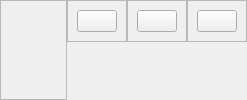
        <widget class="QWidget" name="ProgramPanelContainer" native="true">
         <layout class="QHBoxLayout" name="horizontalLayout_4">
          <property name="spacing">
           <number>0</number>
          </property>
          <property name="leftMargin">
           <number>0</number>
          </property>
          <property name="topMargin">
           <number>0</number>
          </property>
          <property name="rightMargin">
           <number>0</number>
          </property>
          <property name="bottomMargin">
           <number>0</number>
          </property>
          <item>
           <widget class="QFrame" name="Logo">
            <property name="frameShape">
             <enum>QFrame::StyledPanel</enum>
            </property>
            <property name="frameShadow">
             <enum>QFrame::Raised</enum>
            </property>
            <layout class="QHBoxLayout" name="horizontalLayout_5">
             <item>
              <widget class="QLabel" name="LogoLabel">
               <property name="text">
                <string/>
               </property>
               <property name="pixmap">
                <pixmap resource="AppIcons.qrc">:/FeatherIcons/feather/home.svg</pixmap>
               </property>
              </widget>
             </item>
             <item>
              <spacer name="horizontalSpacer">
               <property name="orientation">
                <enum>Qt::Horizontal</enum>
               </property>
               <property name="sizeHint" stdset="0">
                <size>
                 <width>40</width>
                 <height>20</height>
                </size>
               </property>
              </spacer>
             </item>
            </layout>
           </widget>
          </item>
          <item alignment="Qt::AlignHCenter|Qt::AlignTop">
           <widget class="QFrame" name="MinimizeContainer">
            <property name="frameShape">
             <enum>QFrame::StyledPanel</enum>
            </property>
            <property name="frameShadow">
             <enum>QFrame::Raised</enum>
            </property>
            <layout class="QHBoxLayout" name="horizontalLayout_2">
             <item alignment="Qt::AlignVCenter">
              <widget class="QPushButton" name="Minimize">
               <property name="text">
                <string/>
               </property>
               <property name="icon">
                <iconset resource="AppIcons.qrc">
                 <normaloff>:/FeatherIcons/feather/minus.svg</normaloff>:/FeatherIcons/feather/minus.svg</iconset>
               </property>
               <property name="iconSize">
                <size>
                 <width>24</width>
                 <height>24</height>
                </size>
               </property>
              </widget>
             </item>
            </layout>
           </widget>
          </item>
          <item alignment="Qt::AlignHCenter|Qt::AlignTop">
           <widget class="QFrame" name="ResizeContainer">
            <property name="frameShape">
             <enum>QFrame::StyledPanel</enum>
            </property>
            <property name="frameShadow">
             <enum>QFrame::Raised</enum>
            </property>
            <layout class="QHBoxLayout" name="horizontalLayout_3">
             <item>
              <widget class="QPushButton" name="Resize">
               <property name="text">
                <string/>
               </property>
               <property name="icon">
                <iconset resource="AppIcons.qrc">
                 <normaloff>:/FeatherIcons/feather/square.svg</normaloff>:/FeatherIcons/feather/square.svg</iconset>
               </property>
               <property name="iconSize">
                <size>
                 <width>24</width>
                 <height>24</height>
                </size>
               </property>
              </widget>
             </item>
            </layout>
           </widget>
          </item>
          <item alignment="Qt::AlignHCenter|Qt::AlignTop">
           <widget class="QFrame" name="CloseButtonContainer">
            <property name="frameShape">
             <enum>QFrame::StyledPanel</enum>
            </property>
            <property name="frameShadow">
             <enum>QFrame::Raised</enum>
            </property>
            <layout class="QHBoxLayout" name="horizontalLayout">
             <item>
              <widget class="QPushButton" name="CloseButton">
               <property name="text">
                <string/>
               </property>
               <property name="icon">
                <iconset resource="AppIcons.qrc">
                 <normaloff>:/FeatherIcons/feather/x.svg</normaloff>:/FeatherIcons/feather/x.svg</iconset>
               </property>
               <property name="iconSize">
                <size>
                 <width>24</width>
                 <height>24</height>
                </size>
               </property>
              </widget>
             </item>
            </layout>
           </widget>
          </item>
         </layout>
        </widget>
